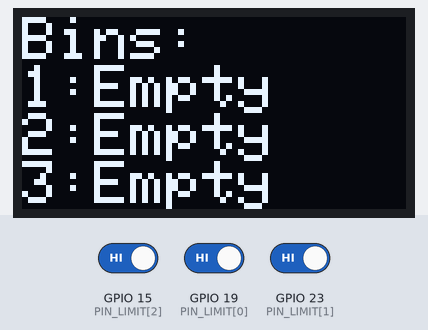
Bench run of a sketch on a simulated ESP32. Parts: 128×64 one-colour display. Inputs (shaded band) come from the test bench; at power-on: GPIO 15 (PIN_LIMIT[2]) HIGH, GPIO 19 (PIN_LIMIT[0]) HIGH, GPIO 23 (PIN_LIMIT[1]) HIGH. What the sketch prints to the serial monitor is not drawn.

Above: at 1.2 s.
1.3 s: GPIO 15 (PIN_LIMIT[2]) driven LOW
At 1.9 s:
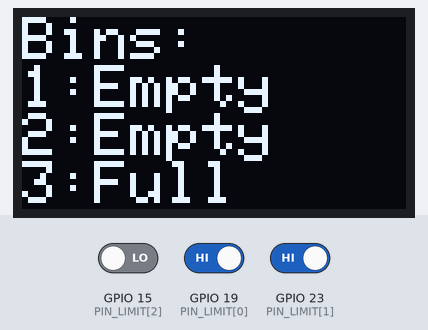
2.8 s: GPIO 15 (PIN_LIMIT[2]) driven HIGH
At 4.1 s:
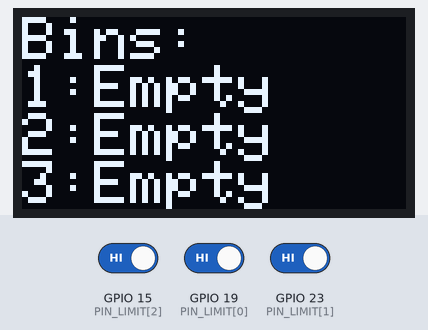
4.5 s: GPIO 19 (PIN_LIMIT[0]) driven LOW
At 5.2 s:
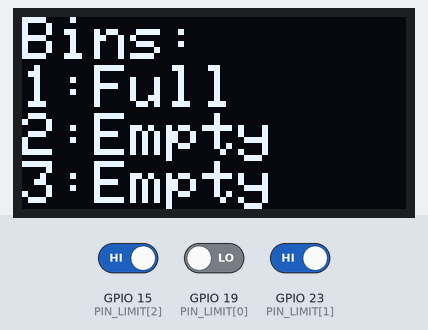
6.1 s: GPIO 23 (PIN_LIMIT[1]) driven LOW
At 7.4 s:
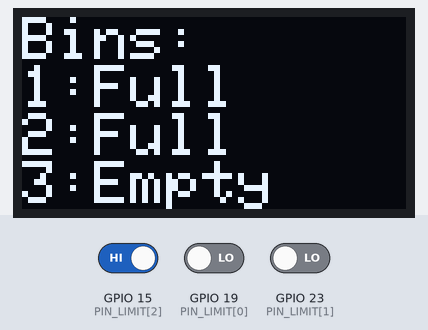
7.7 s: GPIO 15 (PIN_LIMIT[2]) driven LOW
At 8.6 s:
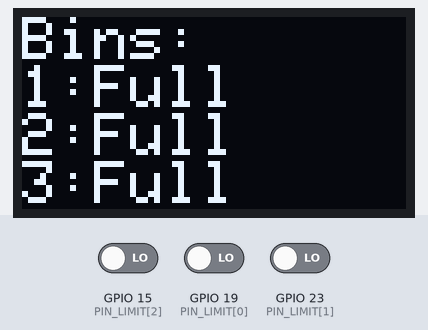
9.3 s: GPIO 19 (PIN_LIMIT[0]) driven HIGH
At 10.8 s:
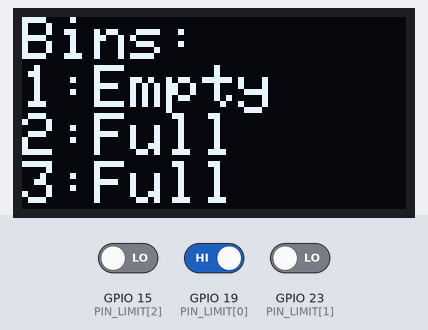
Timing chart, 0 to 12.0 s (numbered marks = the images above; inputs shaded):
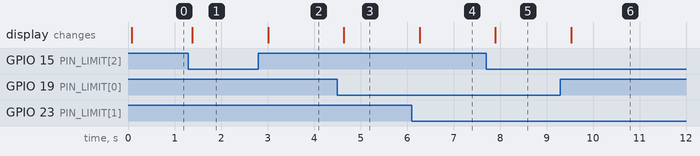

The sketch:

limit_oled_station_test.ino
```cpp
/*
 * Station-side test: read 3 limit switches and show on ONE OLED.
 * Pins: limits 19,23,15 (active low). I2C 21/22. OLED addr 0x3C (or 0x3D).
 */
#include <Arduino.h>
#include <Wire.h>
#include <Adafruit_GFX.h>
#include <Adafruit_SSD1306.h>

const int PIN_LIMIT[3] = {19,23,15};
Adafruit_SSD1306 oled(128,64,&Wire,-1);
const uint8_t OLED_ADDR = 0x3C;

void setup(){
  Serial.begin(115200);
  for(int i=0;i<3;i++) pinMode(PIN_LIMIT[i], INPUT_PULLUP);
  Wire.begin(21,22);
  oled.begin(SSD1306_SWITCHCAPVCC, OLED_ADDR);
  oled.clearDisplay(); oled.setTextSize(2); oled.setTextColor(SSD1306_WHITE); oled.display();
}

void loop(){
  bool l0 = digitalRead(PIN_LIMIT[0])==LOW;
  bool l1 = digitalRead(PIN_LIMIT[1])==LOW;
  bool l2 = digitalRead(PIN_LIMIT[2])==LOW;

  oled.clearDisplay();
  oled.setCursor(0,0);
  oled.println("Bins:");
  oled.setTextSize(2);
  oled.printf("1:%s\n", l0 ? "Full" : "Empty");
  oled.printf("2:%s\n", l1 ? "Full" : "Empty");
  oled.printf("3:%s\n", l2 ? "Full" : "Empty");
  oled.display();

  Serial.printf("Limits: %d %d %d\n", l0,l1,l2);
  delay(300);
}
```

Measured:
- after the input at 1.3 s, the display: changes after 0.08 s (image 1)
- after the input at 2.8 s, the display: changes after 0.21 s (image 2)
- after the input at 4.5 s, the display: changes after 0.14 s (image 3)
- after the input at 6.1 s, the display: changes after 0.17 s (image 4)
- after the input at 7.7 s, the display: changes after 0.20 s (image 5)
- after the input at 9.3 s, the display: changes after 0.23 s (image 6)
